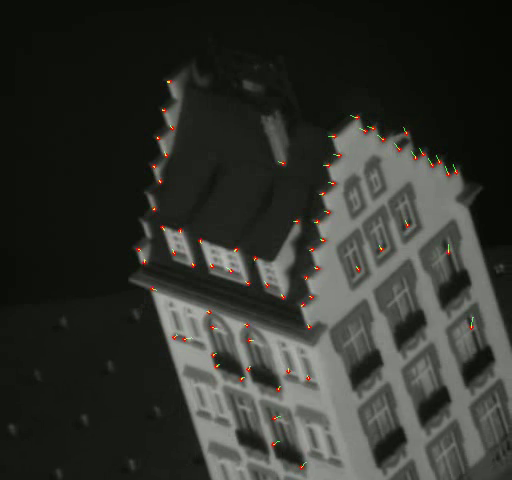
#> input picture frame 5 of result.mp4, 512 x 480 px, given in place of your_video.mp4, which was not available
$ python KLT-tracker_class.py
#> lines starting #> are read from the running program, lines starting #| are printed output that depends on the picture; pictures that were not available may be replaced by others from this repository, and a replacement may not be noted
### Draw_functions.py
import cv2 as cv
import numpy as np


def draw_tracks(mask, frame, good_new, good_old):
    for i, (new, old) in enumerate(zip(good_new, good_old)):
        a, b = new.ravel()
        c, d = old.ravel()
        cv.line(mask, (int(a), int(b)), (int(c), int(d)), (0, 255, 0), 1)
        frame = cv.circle(frame, (int(a), int(b)), 2, (0, 0, 255), -1)
    return mask, frame


# [82 lines left out: functions upload_image, draw_contours_of_box, upload_video_by_frames, upload_video_by_frames_undistorted, not called in this run]

### KLT-tracker_class.py
import cv2 as cv
import numpy as np
from Draw_functions import draw_tracks

class KLT_Tracker:
    def __init__(self, max_corners=100, quality_level=0.3, min_distance=7, block_size=7):
        self.max_corners = max_corners
        self.quality_level = quality_level
        self.min_distance = min_distance
        self.block_size = block_size
        self.lk_params = dict(winSize=(15, 15),
                              maxLevel=2,
                              criteria=(cv.TERM_CRITERIA_EPS | cv.TERM_CRITERIA_COUNT, 10, 0.03))
        self.feature_params = dict(maxCorners=self.max_corners,
                                   qualityLevel=self.quality_level,
                                   minDistance=self.min_distance,
                                   blockSize=self.block_size)

    def get_points_to_track(self, frame):
        frame_gray = cv.cvtColor(frame, cv.COLOR_BGR2GRAY)
        points = cv.goodFeaturesToTrack(frame_gray, mask=None, **self.feature_params)
        return points

    def track(self, previous_frame, current_frame, points):
        current_frame_gray = cv.cvtColor(current_frame, cv.COLOR_BGR2GRAY)
        previous_frame_gray = cv.cvtColor(previous_frame, cv.COLOR_BGR2GRAY)

        new_points, status, errors = cv.calcOpticalFlowPyrLK(previous_frame_gray, current_frame_gray, points, None, **self.lk_params)

        good_new_points = new_points[status == 1]
        good_old_points = points[status == 1]

        return good_new_points, good_old_points


# Example usage
if __name__ == "__main__":
    cap = cv.VideoCapture('your_video.mp4')
    klt_tracker = KLT_Tracker()

    ret, frame = cap.read()
#> frame is the input picture: shape (480, 512, 3); mean B, G, R 45.8, 51.1, 49.7
    if not ret:
        print("Failed to read the first frame.")
        exit()

    points = klt_tracker.get_points_to_track(frame)
#> in get_points_to_track, `points = cv.goodFeaturesToTrack(frame_gray, mask=None, **self.feature_..`: points = 41 rows, first 8: [169, 83], [216, 366], [321, 196], [159, 139], [164, 111], [316, 224], [153, 209], [237, 251]
    mask = np.zeros_like(frame)
    Images = []
    n = 100
    count = 1
    while True:
        ret, current_frame = cap.read()
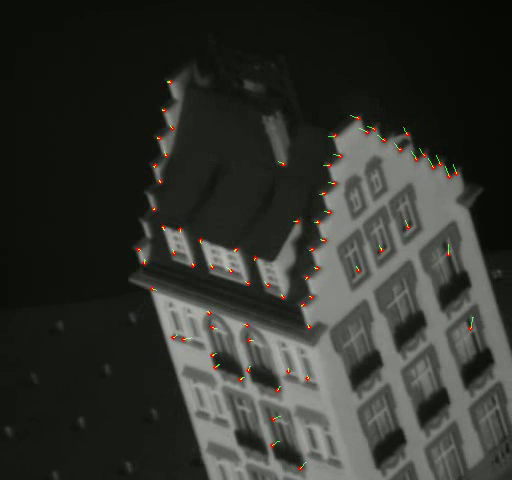
#> input picture frame 6 of result.mp4, 512 x 480 px, given in place of your_video.mp4, which was not available
#> current_frame is the input picture: shape (480, 512, 3); mean B, G, R 46, 51.3, 49.9
        if current_frame is None:
            break

        if count % n == 0:
            ret, frame = cap.read()
            points = klt_tracker.get_points_to_track(frame)
            mask = np.zeros_like(frame)

        good_new_points, good_old_points = klt_tracker.track(frame, current_frame, points)
#> in track, `new_points, status, errors = cv.calcOpticalFlowPyrLK(previous_frame_gr..`: new_points = 41 rows, first 8: [169.4, 83.1], [215.5, 366.4], [321.7, 195.8], [159.4, 139.2], [164.3, 111], [316.5, 224], [153, 209], [237.1, 250.9]; status = 41 values from 1 to 1; errors = 41 values, max 9.19 at index 34, min 0.698 at index 12, mean 3.85
#> in track, `good_new_points = new_points[status == 1]`: good_new_points = 41 pairs, first value 138.9 to 417.7, second value 83.1 to 445.6
#> in track, `good_old_points = points[status == 1]`: good_old_points = 41 pairs, first value 139 to 417, second value 83 to 445
        mask, current_frame = draw_tracks(mask, current_frame, good_new_points, good_old_points)
#> the loop in draw_tracks, `for i, (new, old) in enumerate(zip(good_new, good_old)):` made 41 passes
#> (a, b, c, d) on passes 1 to 12: (169.4, 83.1, 169, 83), (215.5, 366.4, 216, 366), (321.7, 195.8, 321, 196), (159.4, 139.2, 159, 139), (164.3, 111, 164, 111), (316.5, 224, 316, 224), (153, 209, 153, 209), (237.1, 250.9, 237, 251), (144, 262.4, 144, 262), (256.2, 257.9, 256, 258), (311.3, 250.9, 311, 251), (302.3, 305.9, 302, 306)
#> after the loop in draw_tracks, `for i, (new, old) in enumerate(zip(good_new, good_old)):`:
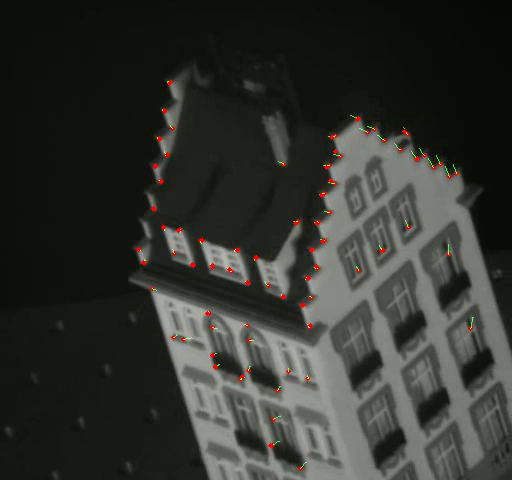
#> frame: shape (480, 512, 3); mean B, G, R 45.9, 51.1, 50.1

        img = cv.add(current_frame, mask)
        imgSize = img.shape
#> imgSize = (480, 512, 3)
        Images.append(img)
        frame = current_frame.copy()
        points = good_new_points.reshape(-1, 1, 2)
#> points has the same summary as new_points in track
        count += 1

    height, width, channels = imgSize
    fourcc = cv.VideoWriter_fourcc(*'mp4v')
    video = cv.VideoWriter('result.mp4', fourcc, 30, (width, height))

    for i in range(len(Images)):
        video.write(Images[i])
        if (cv.waitKey(1) & 0xFF) == ord('q'):
            break

    video.release()
    cv.destroyAllWindows()

$ run again, starting later in the video
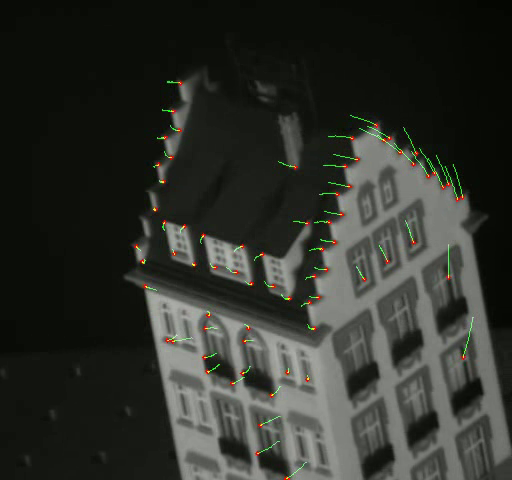
#> input picture frame 22 of result.mp4, 512 x 480 px, given in place of your_video.mp4, which was not available
#> frame is the input picture: shape (480, 512, 3); mean B, G, R 43.5, 49.4, 47.3
#> in get_points_to_track, `points = cv.goodFeaturesToTrack(frame_gray, mask=None, **self.feature_..`: points = 36 rows, first 8: [142, 261], [161, 180], [155, 209], [156, 167], [207, 369], [194, 263], [242, 375], [250, 282]
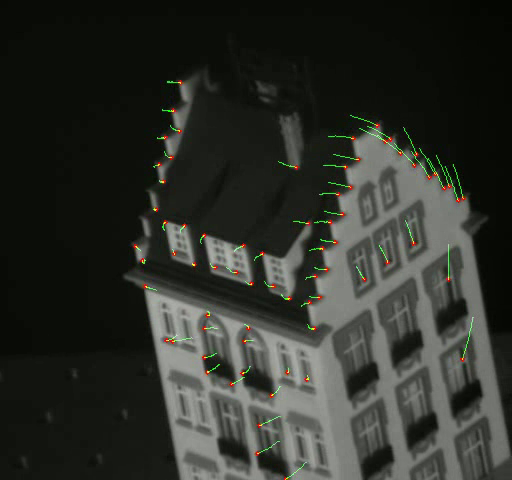
#> input picture frame 23 of result.mp4, 512 x 480 px, given in place of your_video.mp4, which was not available
#> current_frame is the input picture: shape (480, 512, 3); mean B, G, R 42.6, 48.6, 46.4
#> new_points = 36 rows, first 8: [142, 260.7], [161.1, 180], [155.2, 209], [156.3, 166.9], [206.6, 369.3], [194, 262.9], [241.8, 375.1], [250, 282]; status = 36 values from 1 to 1; errors = 36 values, max 14.62 at index 25, min 1.15 at index 22, mean 4.82
#> in track, `good_new_points = new_points[status == 1]`: good_new_points = 36 pairs, first value 137.7 to 427.1, second value 83 to 455.4
#> in track, `good_old_points = points[status == 1]`: good_old_points = 36 pairs, first value 138 to 427, second value 83 to 455
#> the loop in draw_tracks, `for i, (new, old) in enumerate(zip(good_new, good_old)):` made 36 passes
#> (a, b, c, d) on passes 1 to 8: (142, 260.7, 142, 261), (161.1, 180, 161, 180), (155.2, 209, 155, 209), (156.3, 166.9, 156, 167), (206.6, 369.3, 207, 369), (194, 262.9, 194, 263), (241.8, 375.1, 242, 375), (250, 282, 250, 282)
#> after the loop in draw_tracks, `for i, (new, old) in enumerate(zip(good_new, good_old)):`:
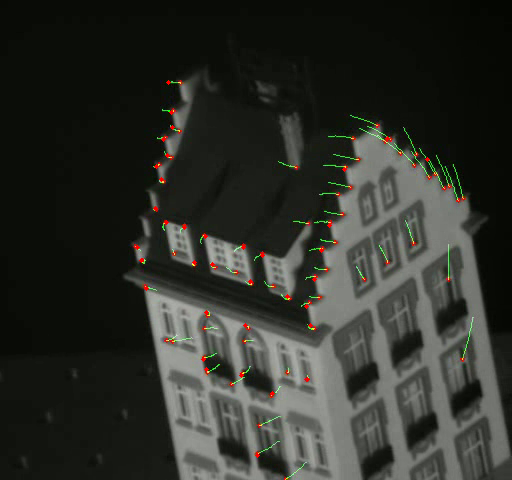
#> frame: shape (480, 512, 3); mean B, G, R 42.5, 48.4, 46.7
#> `points = good_new_points.reshape(-1, 1, 2)`: points has the same summary as new_points in track
